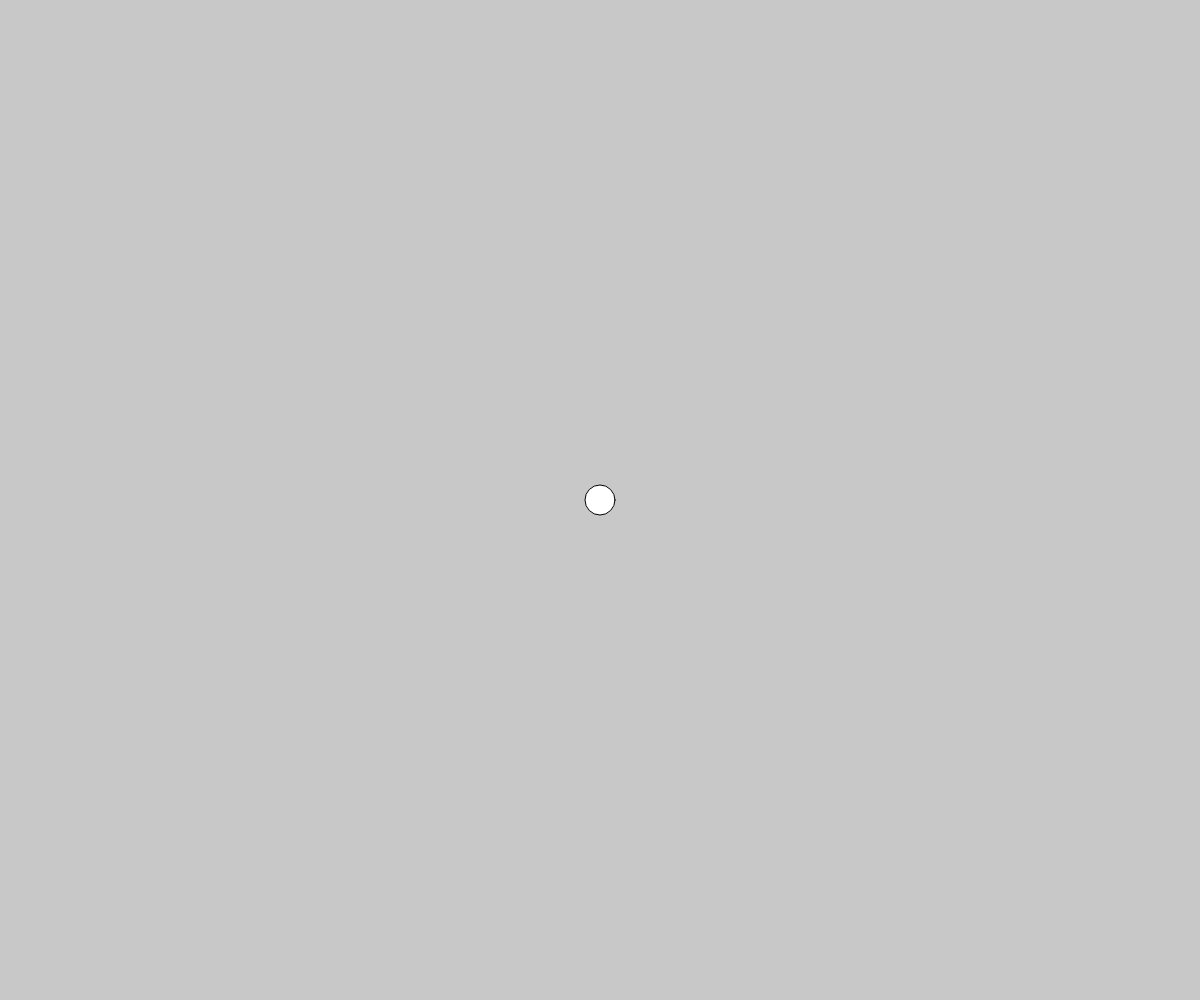
Frame 1 (no input)
Frame 60 (no input): blank canvas, image omitted
Frame 120 (the mouse pressed at the canvas centre since frame 60): blank canvas, image omitted

The p5.js sketch that drew this single still picture (run headless with seeded random() and noise() and a simulated clock; from frame 60 on, the mouse is pressed at the canvas centre):

// p5.js sketch
// ── sketch.js
let posX, posY
let velx, velY


function setup() {
	createCanvas(windowWidth, windowHeight)

	posX = width/2
	posY = height/2

	velX = 10
	velY = 4
}


function windowResize() {
	resizeCanvas(windowWidth, windowHeight)
}

function draw() {
	background(200)

	circle(posX, posY, 30)

	posX = posX + velX
	posY = posY + velY
}
